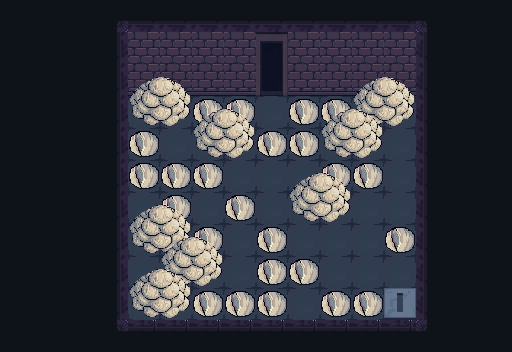

A 2D game scene composited from a Tiled map and its tileset images. What follows is a short description and the map's XML, with every tile layer's data as written:
An orthogonal 16x11 tile map with 32x32 px tiles, 10 tile layers (Wall, Floor, Floor_Hide, Door, ...), 3 tilesets and 15 objects (2x corridor.tmx).

<map version="1.10" tiledversion="1.12.1" orientation="orthogonal" renderorder="right-down" width="16" height="11" tilewidth="32" tileheight="32" infinite="0" nextlayerid="17" nextobjectid="55">
 <tileset firstgid="1" source="wallfloor.tsx" />
 <tileset firstgid="301" source="wax_texture.tsx" />
 <tileset firstgid="319" source="bookself.tsx" />
 <layer id="1" name="Wall" width="16" height="11" locked="1">
  <data encoding="csv">
44,44,44,28,23,23,23,23,23,23,23,23,23,27,44,44,
44,44,44,6,42,42,42,42,42,42,42,42,42,26,44,44,
44,44,44,6,43,43,43,43,43,43,43,43,43,26,44,44,
44,44,44,6,0,0,0,0,0,0,0,0,0,26,44,44,
44,44,44,6,0,0,0,0,0,0,0,0,0,26,44,44,
44,44,44,6,0,0,0,0,0,0,0,0,0,26,44,44,
44,44,44,6,0,0,0,0,0,0,0,0,0,26,44,44,
44,44,44,6,0,0,0,0,0,0,0,0,0,26,44,44,
44,44,44,6,0,0,0,0,0,0,0,0,0,26,44,44,
44,44,44,6,0,0,0,0,0,0,0,0,0,26,44,44,
44,44,44,8,2,2,2,2,2,2,2,2,2,7,44,44
</data>
 </layer>
 <layer id="2" name="Floor" width="16" height="11" locked="1">
  <data encoding="csv">
0,0,0,0,0,0,0,0,0,0,0,0,0,0,0,0,
0,0,0,0,0,0,0,0,0,0,0,0,0,0,0,0,
0,0,0,0,0,0,0,0,0,0,0,0,0,0,0,0,
0,0,0,0,41,41,41,41,41,41,41,41,41,0,0,0,
0,0,0,0,41,41,41,41,41,41,41,41,41,0,0,0,
0,0,0,0,41,5,41,41,41,41,41,41,41,0,0,0,
0,0,0,0,41,41,41,41,41,41,41,41,41,0,0,0,
0,0,0,0,41,41,41,41,41,41,41,41,41,0,0,0,
0,0,0,0,41,41,41,41,41,41,41,41,41,0,0,0,
0,0,0,0,41,41,41,41,41,41,41,41,41,0,0,0,
0,0,0,0,0,0,0,0,0,0,0,0,0,0,0,0
</data>
 </layer>
 <layer id="14" name="Floor_Hide" width="16" height="11" locked="1">
  <data encoding="csv">
0,0,0,0,0,0,0,0,0,0,0,0,0,0,0,0,
0,0,0,0,0,0,0,0,0,0,0,0,0,0,0,0,
0,0,0,0,0,0,0,0,0,0,0,0,0,0,0,0,
0,0,0,0,0,0,0,0,0,0,0,0,0,0,0,0,
0,0,0,0,0,0,0,0,0,0,0,0,0,0,0,0,
0,0,0,0,0,41,0,0,0,0,0,0,0,0,0,0,
0,0,0,0,0,0,0,0,0,0,0,0,0,0,0,0,
0,0,0,0,0,0,0,0,0,0,0,0,0,0,0,0,
0,0,0,0,0,0,0,0,0,0,0,0,0,0,0,0,
0,0,0,0,0,0,0,0,0,0,0,0,0,0,0,0,
0,0,0,0,0,0,0,0,0,0,0,0,0,0,0,0
</data>
 </layer>
 <layer id="13" name="Door" width="16" height="11" locked="1">
  <data encoding="csv">
0,0,0,0,0,0,0,0,0,0,0,0,0,0,0,0,
0,0,0,0,0,0,0,0,25,0,0,0,0,0,0,0,
0,0,0,0,0,0,0,0,45,0,0,0,0,0,0,0,
0,0,0,0,0,0,0,0,0,0,0,0,0,0,0,0,
0,0,0,0,0,0,0,0,0,0,0,0,0,0,0,0,
0,0,0,0,0,0,0,0,0,0,0,0,0,0,0,0,
0,0,0,0,0,0,0,0,0,0,0,0,0,0,0,0,
0,0,0,0,0,0,0,0,0,0,0,0,0,0,0,0,
0,0,0,0,0,0,0,0,0,0,0,0,0,0,0,0,
0,0,0,0,0,0,0,0,0,0,0,0,0,0,0,0,
0,0,0,0,0,0,0,0,0,0,0,0,0,0,0,0
</data>
 </layer>
 <layer id="13" name="Small_Cocon" width="16" height="11" locked="1">
  <data encoding="csv">
0,0,0,0,0,0,0,0,0,0,0,0,0,0,0,0,
0,0,0,0,0,0,0,0,0,0,0,0,0,0,0,0,
0,0,0,0,0,0,0,0,0,0,0,0,0,0,0,0,
0,0,0,0,0,0,221,221,0,221,221,0,0,0,0,0,
0,0,0,0,221,0,0,0,221,221,0,0,0,0,0,0,
0,0,0,0,221,221,221,0,0,0,221,221,0,0,0,0,
0,0,0,0,0,221,0,221,263,0,0,0,0,0,0,0,
0,0,0,0,0,0,221,0,221,0,0,0,221,0,0,0,
0,0,0,0,0,0,0,0,221,221,0,0,0,0,0,0,
0,0,0,0,0,0,221,221,221,0,221,221,0,0,0,0,
0,0,0,0,0,0,0,0,0,0,0,0,0,0,0,0
</data>
 </layer>
 <layer id="15" name="Big_Cocoon1" width="16" height="11" locked="1">
  <data encoding="csv">
0,0,0,0,0,0,0,0,0,0,0,0,0,0,0,0,
0,0,0,0,0,0,0,0,0,0,0,0,0,0,0,0,
0,0,0,0,0,0,0,0,0,0,0,0,0,0,0,0,
0,0,0,0,0,0,0,0,0,0,0,0,0,0,0,0,
0,0,0,0,0,0,0,0,0,0,0,0,0,0,0,0,
0,0,0,0,0,0,0,0,0,0,0,0,0,0,0,0,
0,0,0,0,223,224,0,0,0,0,0,0,0,0,0,0,
0,0,0,0,243,244,0,0,0,0,0,0,0,0,0,0,
0,0,0,0,0,0,0,0,0,0,0,0,0,0,0,0,
0,0,0,0,0,0,0,0,0,0,0,0,0,0,0,0,
0,0,0,0,0,0,0,0,0,0,0,0,0,0,0,0
</data>
 </layer>
 <layer id="8" name="Big_Cocoon2" width="16" height="11" locked="1">
  <data encoding="csv">
0,0,0,0,0,0,0,0,0,0,0,0,0,0,0,0,
0,0,0,0,0,0,0,0,0,0,0,0,0,0,0,0,
0,0,0,0,223,224,0,0,0,0,0,223,224,0,0,0,
0,0,0,0,243,244,223,224,0,0,0,243,244,0,0,0,
0,0,0,0,0,0,243,244,0,0,0,0,0,0,0,0,
0,0,0,0,0,0,0,0,0,223,224,0,0,0,0,0,
0,0,0,0,0,0,0,0,0,243,244,0,0,0,0,0,
0,0,0,0,0,223,224,225,0,0,0,0,0,0,0,0,
0,0,0,0,0,243,244,245,0,0,0,0,0,0,0,0,
0,0,0,0,0,0,0,0,0,0,0,0,0,0,0,0,
0,0,0,0,0,0,0,0,0,0,0,0,0,0,0,0
</data>
 </layer>
 <layer id="10" name="Big_Cocoon3" width="16" height="11" locked="1">
  <data encoding="csv">
0,0,0,0,0,0,0,0,0,0,0,0,0,0,0,0,
0,0,0,0,0,0,0,0,0,0,0,0,0,0,0,0,
0,0,0,0,0,0,0,0,0,0,0,0,0,0,0,0,
0,0,0,0,0,0,0,0,0,0,223,224,0,0,0,0,
0,0,0,0,0,0,0,0,0,0,243,244,0,0,0,0,
0,0,0,0,0,0,0,0,0,0,0,0,0,0,0,0,
0,0,0,0,0,0,0,0,0,0,0,0,0,0,0,0,
0,0,0,0,0,0,0,0,0,0,0,0,0,0,0,0,
0,0,0,0,223,224,0,0,0,0,0,0,0,0,0,0,
0,0,0,0,243,244,0,0,0,0,0,0,0,0,0,0,
0,0,0,0,0,0,0,0,0,0,0,0,0,0,0,0
</data>
 </layer>
 <objectgroup id="16" name="Big_Cocoon_Collision" locked="1">
  <object id="44" x="326.294" y="129.956" width="53.1914" height="21.1557">
   <capsule />
  </object>
  <object id="45" x="356.517" y="99.1294" width="53.7958" height="18.7379">
   <capsule />
  </object>
  <object id="46" x="132.871" y="99.1294" width="51.378" height="19.3423">
   <capsule />
  </object>
  <object id="47" x="197.547" y="127.538" width="50.7736" height="22.969">
   <capsule />
  </object>
  <object id="48" x="132.871" y="224.854" width="47.1469" height="21.7601">
   <capsule />
  </object>
  <object id="49" x="165.512" y="255.681" width="50.7736" height="24.7823">
   <capsule />
  </object>
  <object id="50" x="134.08" y="289.53" width="52.5869" height="22.3646">
   <capsule />
  </object>
 </objectgroup>
 <layer id="12" name="Down_Switch" width="16" height="11" locked="1">
  <data encoding="csv">
0,0,0,0,0,0,0,0,0,0,0,0,0,0,0,0,
0,0,0,0,0,0,0,0,0,0,0,0,0,0,0,0,
0,0,0,0,0,0,0,0,0,0,0,0,0,0,0,0,
0,0,0,0,0,0,0,0,0,0,0,0,0,0,0,0,
0,0,0,0,0,0,0,0,0,0,0,0,0,0,0,0,
0,0,0,0,0,0,0,0,0,0,0,0,0,0,0,0,
0,0,0,0,0,0,0,0,0,0,0,0,0,0,0,0,
0,0,0,0,0,0,0,0,0,0,0,0,0,0,0,0,
0,0,0,0,0,0,0,0,0,0,0,0,0,0,0,0,
0,0,0,0,0,0,0,0,0,0,0,0,29,0,0,0,
0,0,0,0,0,0,0,0,0,0,0,0,0,0,0,0
</data>
 </layer>
 <layer id="11" name="Up_Switch" width="16" height="11" locked="1">
  <data encoding="csv">
0,0,0,0,0,0,0,0,0,0,0,0,0,0,0,0,
0,0,0,0,0,0,0,0,0,0,0,0,0,0,0,0,
0,0,0,0,0,0,0,0,0,0,0,0,0,0,0,0,
0,0,0,0,0,0,0,0,0,0,0,0,0,0,0,0,
0,0,0,0,0,0,0,0,0,0,0,0,0,0,0,0,
0,0,0,0,0,0,0,0,0,0,0,0,0,0,0,0,
0,0,0,0,0,0,0,0,0,0,0,0,0,0,0,0,
0,0,0,0,0,0,0,0,0,0,0,0,0,0,0,0,
0,0,0,0,0,0,0,0,0,0,0,0,0,0,0,0,
0,0,0,0,0,0,0,0,0,0,0,0,9,0,0,0,
0,0,0,0,0,0,0,0,0,0,0,0,0,0,0,0
</data>
 </layer>
 <objectgroup id="8" name="Wall_Collision" locked="1">
  <object id="14" x="128" y="64" width="128" height="32" />
  <object id="16" x="117" y="64" width="11" height="267" />
  <object id="18" x="117" y="320" width="310" height="11" />
  <object id="51" x="288" y="64" width="128" height="32" />
  <object id="53" x="416" y="64" width="11" height="267" />
  <object id="54" x="256" y="64" width="32" height="2" />
 </objectgroup>
 <objectgroup id="10" name="Corridor_Chamber" locked="1">
  <object id="30" name="corridor.tmx" x="256" y="64" width="32" height="32" />
 </objectgroup>
 <objectgroup id="9" name="SpawnPoints" locked="1">
  <object id="29" name="corridor.tmx" x="266" y="87">
   <point />
  </object>
 </objectgroup>
</map>
